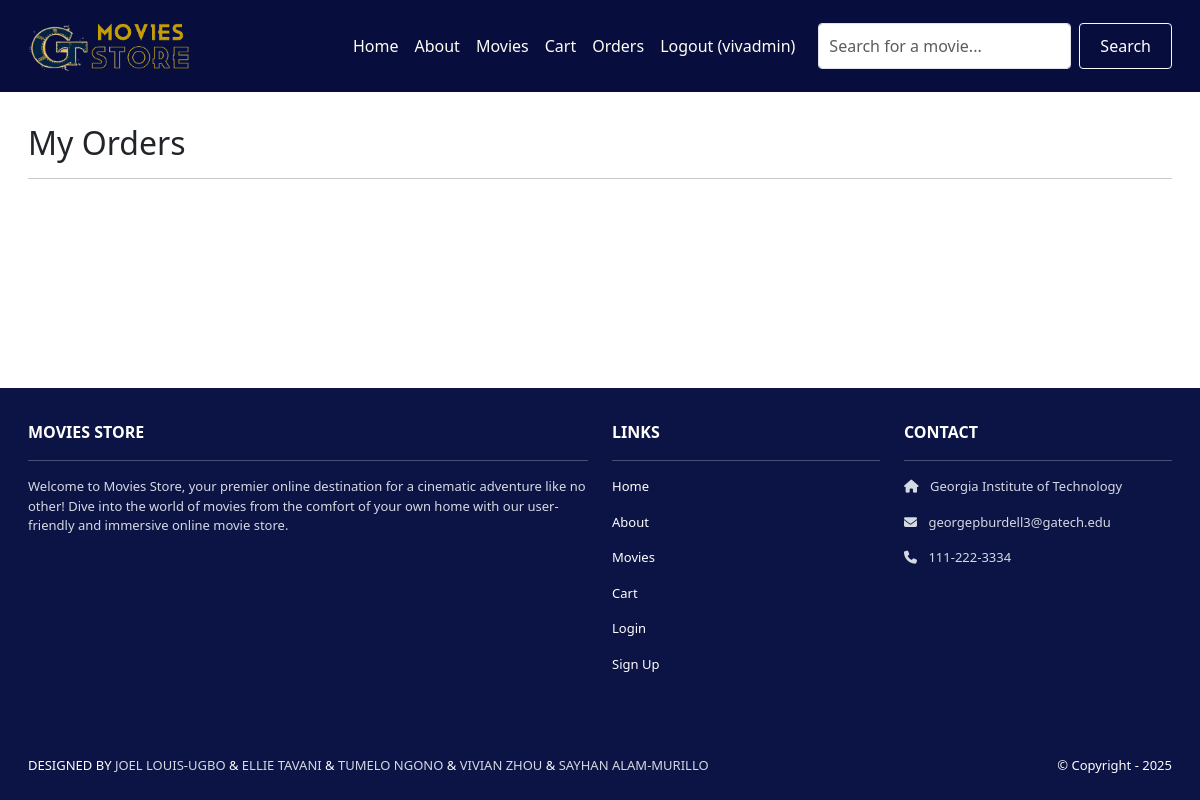
Before: /accounts/orders/ (signed in) with the older database file.
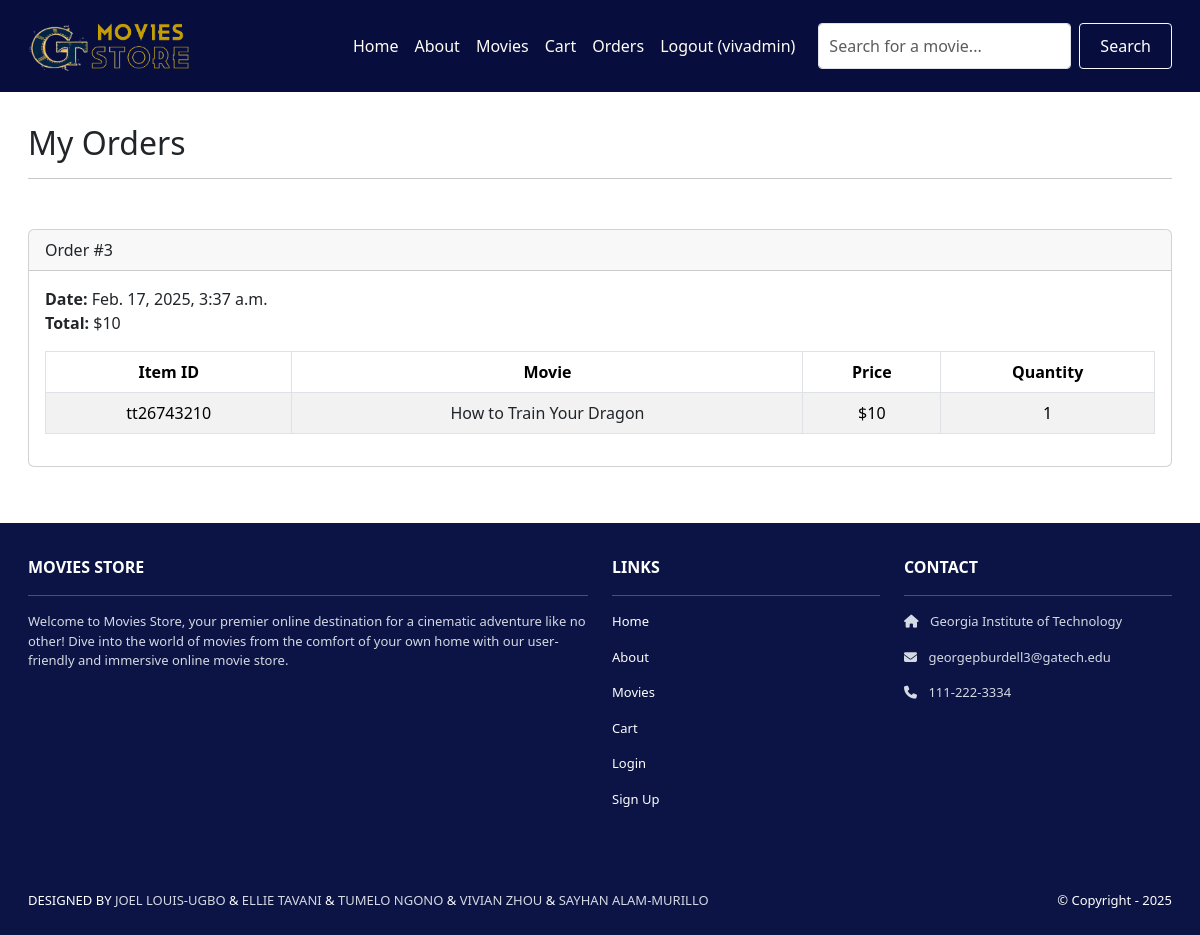
After: the same page with the newer database file.
### cart/models.py (models this page shows, shortened)
class Order(models.Model):
     id = models.AutoField(primary_key=True)
     total = models.IntegerField()
     date = models.DateTimeField(auto_now_add=True)
     user = models.ForeignKey(User,
        on_delete=models.CASCADE)

class Item(models.Model):
     id = models.AutoField(primary_key=True)
     price = models.IntegerField()
     quantity = models.IntegerField()
     order = models.ForeignKey(Order,
        on_delete=models.CASCADE)
     movie = models.ForeignKey(Movie,
        on_delete=models.CASCADE)

### moviepage/models.py (models this page shows, shortened)
class Movie(models.Model):
    title = models.CharField(max_length=255)
    year = models.CharField(max_length=4, null=True)
    rated = models.CharField(max_length=10, blank=True, null=True)
    released = models.CharField(max_length=20, blank=True, null=True)
    runtime = models.CharField(max_length=20, blank=True, null=True)
    genre = models.CharField(max_length=255, blank=True, null=True)
    director = models.CharField(max_length=255, blank=True, null=True)
    writer = models.CharField(max_length=255, blank=True, null=True)
    actors = models.TextField(blank=True, null=True)
    plot = models.TextField(blank=True, null=True)
    language = models.CharField(max_length=100, blank=True, null=True)
    country = models.CharField(max_length=100, blank=True, null=True)
    awards = models.TextField(blank=True, null=True)
    poster = models.URLField(blank=True, null=True)
    imdb_rating = models.CharField(max_length=5, blank=True, null=True)
    imdb_id = models.CharField(max_length=20, unique=True, null=True)
    created_at = models.DateTimeField(auto_now_add=True)
    updated_at = models.DateTimeField(auto_now=True)
    available = models.BooleanField(default=True)
    price = 10
    status = models.CharField(
        max_length=50,
        choices=[('active', 'Active'), ('archived', 'Archived')],
        default='active'
    )

### accounts/views.py (the view)
# urls.py: path('orders/', views.orders, name='accounts.orders'),
@login_required
def orders(request):
    template_data = {}
    template_data['title'] = 'Orders'
    template_data['orders'] = request.user.order_set.all()
    return render(request, 'accounts/orders.html',
    {'template_data': template_data})

### accounts/templates/accounts/orders.html
{% extends 'base.html' %}
{% block content %}
<div class="p-3">
  <div class="container">
    <div class="row mt-3">
      <div class="col mx-auto mb-3">
        <h2>My Orders</h2>
        <hr />
        {% for order in template_data.orders %}
        <div class="card mb-4">
          <div class="card-header">
            Order #{{ order.id }}
          </div>
          <div class="card-body">
            <b>Date:</b> {{ order.date }}<br />
            <b>Total:</b> ${{ order.total }}<br />
            <table class="table table-bordered
              table-striped text-center mt-3">
              <thead>
                <tr>
                  <th scope="col">Item ID</th>
                  <th scope="col">Movie</th>
                  <th scope="col">Price</th>
                  <th scope="col">Quantity</th>
                </tr>
              </thead>
              <tbody>
                {% for item in order.item_set.all %}
                <tr>
                  <td>{{ item.movie.imdb_id }}</td>
                  <td>
                    <a class="link-dark"
                      href="{% url 'movies.show'
                      id=item.movie.imdb_id %}">
                      {{ item.movie.title }}
                    </a>
                  </td>
                  <td>${{ item.movie.price }}</td>
                  <td>{{ item.quantity }}</td>
                </tr>
                {% endfor %}
              </tbody>
            </table>
          </div>
        </div>
        {% endfor %}
      </div>
    </div>
  </div>
</div>
{% endblock content %}

Changed rows visible on the page:
added Order: id "3", date "Feb. 17, 2025, 3:37 a.m.", total "10"
added Item: movie.imdb_id "tt26743210", movie "How to Train Your Dragon", movie.price "10", quantity "1"
